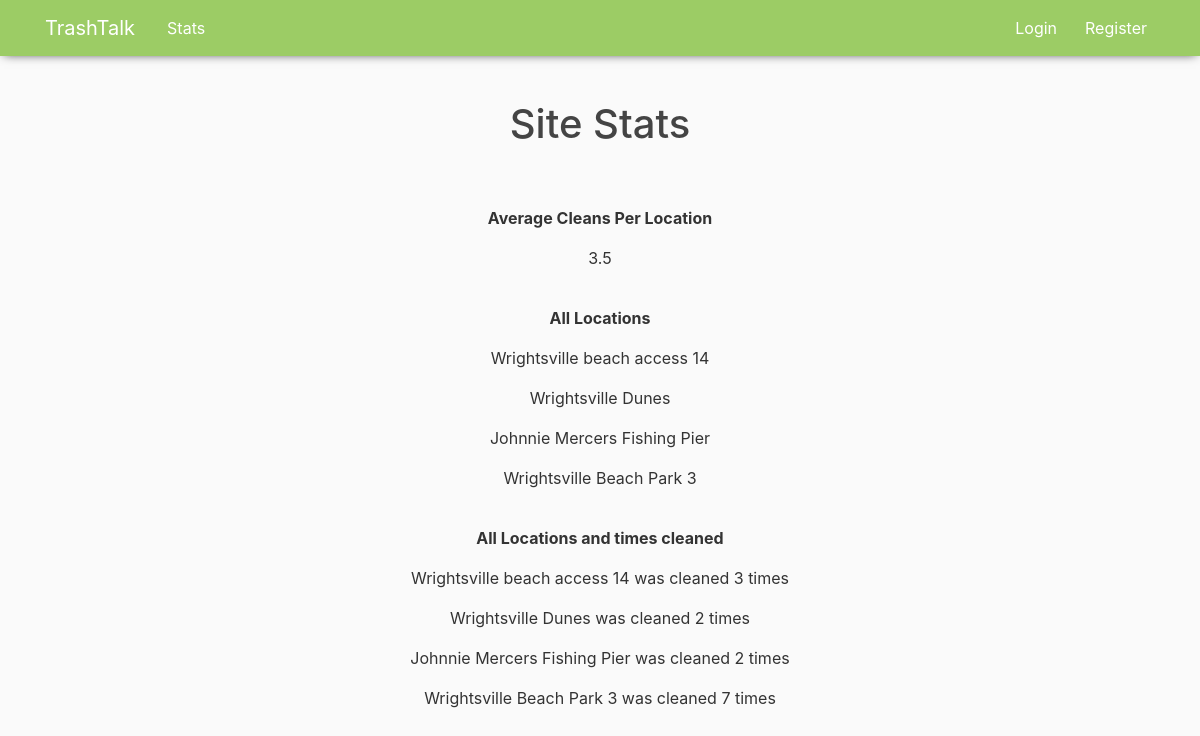
The page /about/ on the database its author committed.
### blog/models.py (models this page shows, shortened)
class Cleaned(models.Model):
    l_id = models.ForeignKey(Location, on_delete = models.CASCADE)
    u_id = models.ForeignKey(User, on_delete = models.CASCADE)
    date_cleaned = models.DateTimeField(default = timezone.now)
    description = models.TextField()

class Location(models.Model):
    l_id = models.UUIDField(primary_key=True, default=uuid.uuid4, editable=False)
    l_name = models.CharField(max_length = 100)
    x_cord = models.FloatField()
    y_cord = models.FloatField()
    description = models.TextField()
    times_cleaned = models.IntegerField()

### blog/views.py (the view)
# urls.py: path('about/', views.about, name='blog-about'),
def about(request):
    allLoc = []
    for p in Location.objects.raw('SELECT * FROM blog_location'):
        allLoc.append(p)
    avgCleans = []
    for p in Cleaned.objects.raw('SELECT id, avg(total) as average from (SELECT id, l_id_id, COUNT(*) as total FROM blog_cleaned GROUP BY l_id_id)'):
        avgCleans.append(p)
    viewLoc = []
    with connection.cursor() as cursor:
        cursor.execute("SELECT * FROM locandcleans")
        row = cursor.fetchall()
        for i in row:
            print(i)
            viewLoc.append(i[0] + " was cleaned " + str(i[1]) + " times")
    context = {
        'title': 'About',
        'allLoc': allLoc,
        'avgCleans': avgCleans,
        'viewLoc': viewLoc
    }
    return render(request, 'blog/about.html', context)

### blog/templates/blog/about.html (shortened to what this page needs)
{% extends "blog/base.html" %}
{% block content %}
    <h1>Site Stats</h1>
    <p class = "smallt">Average Cleans Per Location</p>
    {% for c in avgCleans %}
    <p>{{c.average}}</p>
    {% endfor %}
    <p class = "smallt">All Locations</p>
    {% for loc in allLoc %}
    <p>{{loc.l_name}}</p>
    {% endfor %}
    <p class = "smallt">All Locations and times cleaned</p>
    {% for loc in viewLoc %}
    <p>{{loc}}</p>
    {% endfor %}
{% endblock content %}

### blog/static/blog/main.css (style rules this page uses)
body { background: #fafafa; color: #333333; margin-top: 5rem; margin-bottom: 100px; }
h1, h2, h3, h4, h5, h6 { color: #444444; }

### blog/templates/blog/about.html (style rules this page uses)
h1 { padding-bottom: 30px; }
.smallt { font-weight: bold; padding-top: 20px; }

### rows shown on the page
Cleaned: average "3.5"
Location: l_name "Wrightsville beach access 14"
Location: l_name "Wrightsville Dunes"
Location: l_name "Johnnie Mercers Fishing Pier"
Location: l_name "Wrightsville Beach Park 3"

### other values the page prints
{{ loc }} "Wrightsville beach access 14 was cleaned 3 times" "Wrightsville Dunes was cleaned 2 times" "Johnnie Mercers Fishing Pier was cleaned 2 times" "Wrightsville Beach Park 3 was cleaned 7 times"
